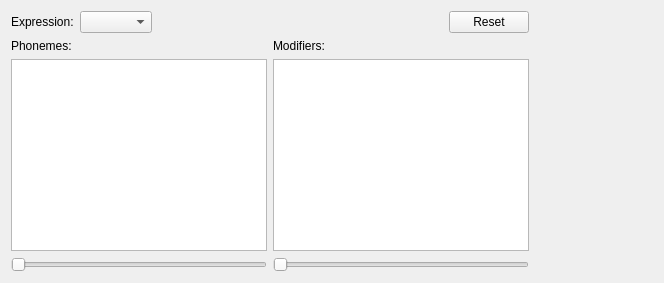
     <widget class="QWidget" name="tabFaceAnimPreview">
      <attribute name="title">
       <string>Face Anim Preview</string>
      </attribute>
      <layout class="QGridLayout" name="gridLayout_31">
       <item row="0" column="0" colspan="2">
        <layout class="QHBoxLayout" name="horizontalLayout_13">
         <item>
          <widget class="QLabel" name="label_105">
           <property name="text">
            <string>Expression:</string>
           </property>
           <property name="buddy">
            <cstring>faceAnimExpression</cstring>
           </property>
          </widget>
         </item>
         <item>
          <widget class="QComboBox" name="faceAnimExpression">
           <property name="sizeAdjustPolicy">
            <enum>QComboBox::AdjustToContents</enum>
           </property>
          </widget>
         </item>
         <item>
          <spacer name="horizontalSpacer_22">
           <property name="orientation">
            <enum>Qt::Horizontal</enum>
           </property>
           <property name="sizeHint" stdset="0">
            <size>
             <width>40</width>
             <height>20</height>
            </size>
           </property>
          </spacer>
         </item>
         <item>
          <widget class="QPushButton" name="buttonFaceAnimReset">
           <property name="text">
            <string>Reset</string>
           </property>
          </widget>
         </item>
        </layout>
       </item>
       <item row="0" column="2">
        <spacer name="horizontalSpacer_21">
         <property name="orientation">
          <enum>Qt::Horizontal</enum>
         </property>
         <property name="sizeHint" stdset="0">
          <size>
           <width>124</width>
           <height>20</height>
          </size>
         </property>
        </spacer>
       </item>
       <item row="1" column="0">
        <layout class="QVBoxLayout" name="verticalLayout_19">
         <item>
          <widget class="QLabel" name="label_103">
           <property name="text">
            <string>Phonemes:</string>
           </property>
           <property name="buddy">
            <cstring>faceAnimPhonemeTable</cstring>
           </property>
          </widget>
         </item>
         <item>
          <widget class="QTableView" name="faceAnimPhonemeTable"/>
         </item>
         <item>
          <widget class="QSlider" name="faceAnimPhonemeSlider">
           <property name="orientation">
            <enum>Qt::Horizontal</enum>
           </property>
          </widget>
         </item>
        </layout>
       </item>
       <item row="1" column="1">
        <layout class="QVBoxLayout" name="verticalLayout_20">
         <item>
          <widget class="QLabel" name="label_104">
           <property name="text">
            <string>Modifiers:</string>
           </property>
           <property name="buddy">
            <cstring>faceAnimModifierTable</cstring>
           </property>
          </widget>
         </item>
         <item>
          <widget class="QTableView" name="faceAnimModifierTable"/>
         </item>
         <item>
          <widget class="QSlider" name="faceAnimModifierSlider">
           <property name="orientation">
            <enum>Qt::Horizontal</enum>
           </property>
          </widget>
         </item>
        </layout>
       </item>
      </layout>
     </widget>
